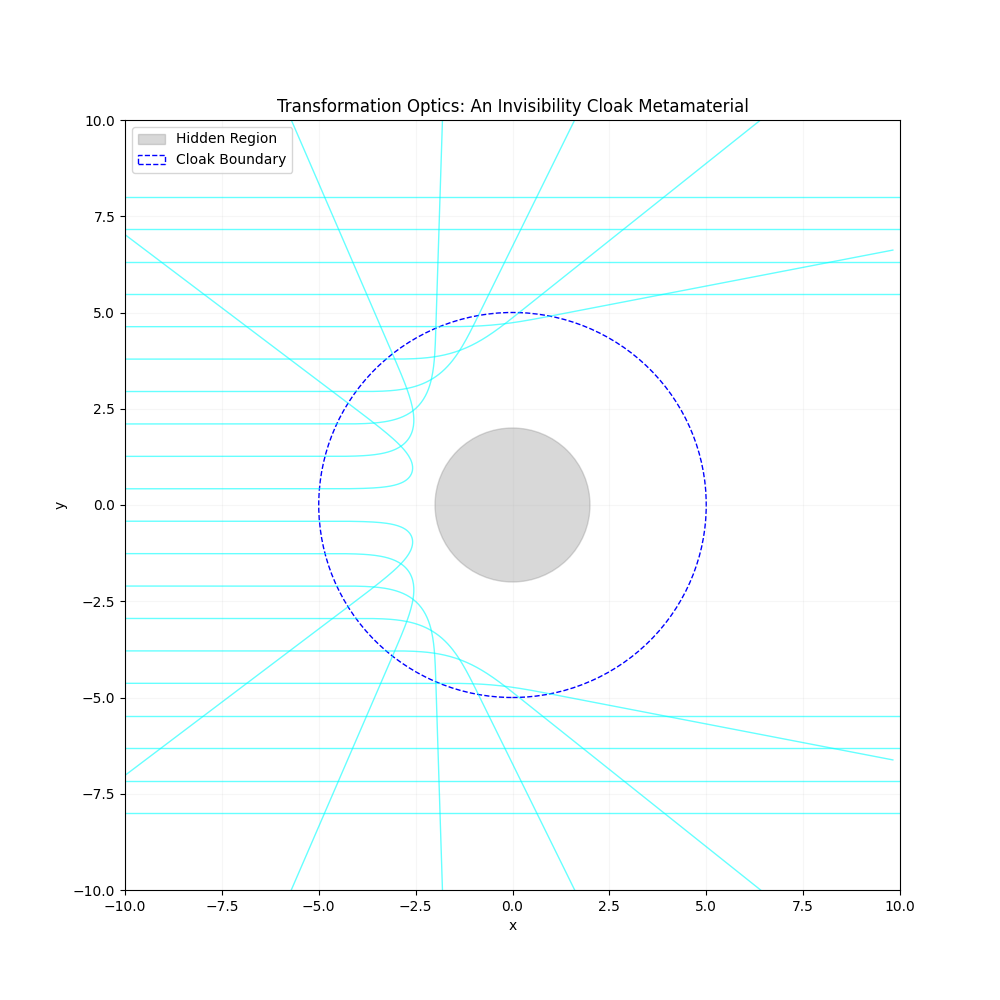

The script that saved this image:
import numpy as np
import matplotlib.pyplot as plt

def simulate_invisibility_cloak(n_rays=20, L=10, R_inner=2.0, R_outer=5.0):
    """
    Simulates an Invisibility Cloak using Transformation Optics (Ray Tracing).
    The metamaterial bends light rays around a hidden inner region R_inner.
    """
    # 1. Setup rays starting from the left
    y_starts = np.linspace(-L*0.8, L*0.8, n_rays)
    dt = 0.05
    steps = 400
    
    plt.figure(figsize=(10, 10))
    
    # 2. Draw the Cloak Boundaries
    circle_inner = plt.Circle((0, 0), R_inner, color='gray', alpha=0.3, label='Hidden Region')
    circle_outer = plt.Circle((0, 0), R_outer, color='blue', fill=False, linestyle='--', label='Cloak Boundary')
    plt.gca().add_patch(circle_inner)
    plt.gca().add_patch(circle_outer)

    print(f"Simulating light rays through a Metamaterial Invisibility Cloak...")

    for y0 in y_starts:
        x, y = -L, y0
        vx, vy = 1.0, 0.0 # Moving right
        
        x_hist = [x]
        y_hist = [y]
        
        for _ in range(steps):
            r = np.sqrt(x**2 + y**2)
            
            # The 'Transformation' Law:
            # Inside the cloak (R_inner < r < R_outer), the index of refraction 
            # is engineered to compress space.
            if R_inner < r < R_outer:
                # Radial transformation: r' = R_inner + r * (R_outer - R_inner) / R_outer
                # We simulate the bending by applying a force toward the edges
                # (Simple ray-tracing approximation for visualization)
                
                # Normal vector from origin
                nx, ny = x/r, y/r
                
                # Bending force to steer around the inner radius
                # The closer to the inner boundary, the stronger the push
                factor = (R_outer - r) / (r - R_inner + 0.1)
                vx += nx * factor * 0.05
                vy += ny * factor * 0.05
                
                # Normalize velocity to keep speed c constant
                v_mag = np.sqrt(vx**2 + vy**2)
                vx /= v_mag
                vy /= v_mag
            
            # Move
            x += vx * dt
            y += vy * dt
            
            x_hist.append(x)
            y_hist.append(y)
            
            if x > L: break

        plt.plot(x_hist, y_hist, color='cyan', alpha=0.6, lw=1)

    plt.title('Transformation Optics: An Invisibility Cloak Metamaterial')
    plt.xlabel('x')
    plt.ylabel('y')
    plt.xlim(-L, L)
    plt.ylim(-L, L)
    plt.grid(True, alpha=0.1)
    plt.legend()
    plt.savefig('simulations/invisibility_cloak.png')
    print("Invisibility simulation saved to simulations/invisibility_cloak.png")

if __name__ == "__main__":
    simulate_invisibility_cloak()
